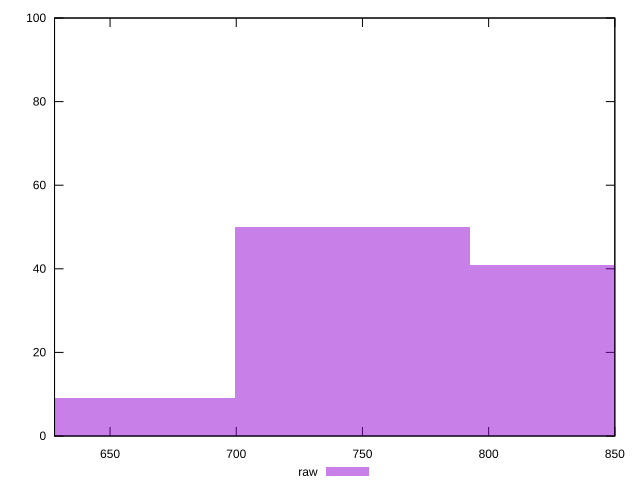

Generate this figure with gnuplot:
reset

$raw <<EOF
746.1602335140683 50
839.4302627033269 41
652.8902043248097 9
EOF

set key outside below
set boxwidth 93.27002918925854
set xrange [628:850]
set yrange [0:100]
set trange [0:100]
set style fill transparent solid 0.5 noborder
set terminal svg size 640, 490 enhanced background rgb 'white'
set output "report_00020_2021-02-19T21:17:38.612Z2/render-blocking-resources/samples/pages+cached+noadtech+nomedia/raw/histogram.svg"

plot $raw title "raw" with boxes

reset
